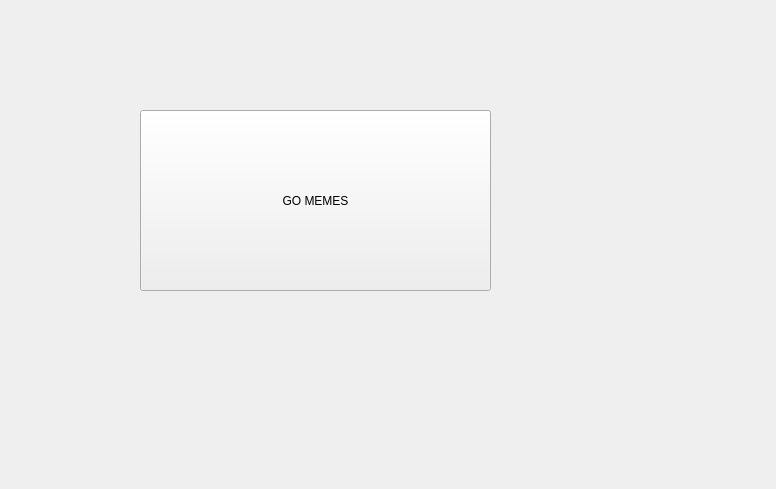
<?xml version="1.0" encoding="UTF-8"?>
<ui version="4.0">
 <class>StartWindow</class>
 <widget class="QMainWindow" name="StartWindow">
  <property name="geometry">
   <rect>
    <x>0</x>
    <y>0</y>
    <width>776</width>
    <height>489</height>
   </rect>
  </property>
  <property name="windowTitle">
   <string>StartWindow</string>
  </property>
  <widget class="QWidget" name="centralWidget">
   <widget class="QPushButton" name="pushButton">
    <property name="geometry">
     <rect>
      <x>140</x>
      <y>110</y>
      <width>351</width>
      <height>181</height>
     </rect>
    </property>
    <property name="text">
     <string>GO MEMES</string>
    </property>
   </widget>
  </widget>
 </widget>
 <layoutdefault spacing="6" margin="11"/>
 <resources/>
 <connections/>
</ui>
